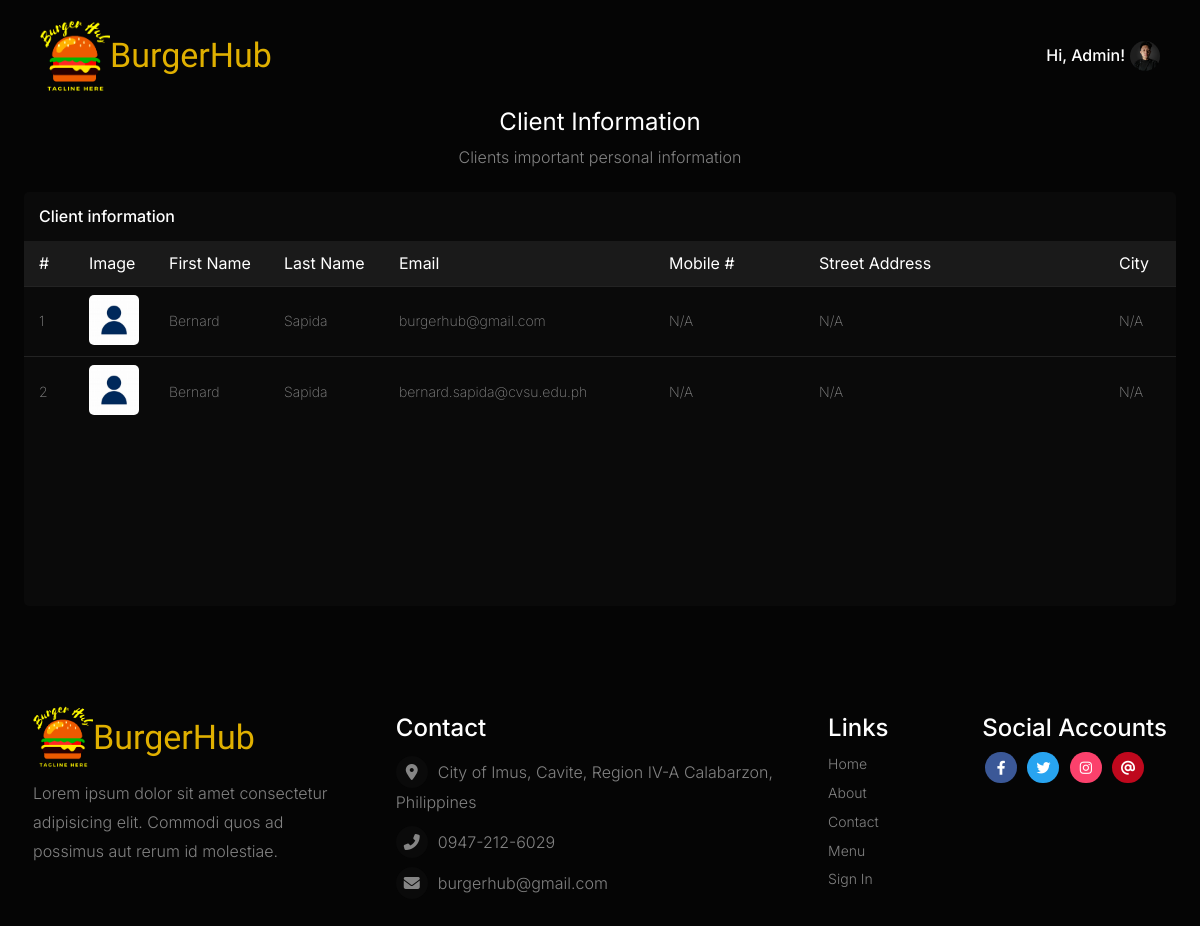
/admin_clients-info.php (signed in), run on the app's committed database.
### tables this page shows
CREATE TABLE `client_information` (
  `id` int(6) NOT NULL,
  `clientid` varchar(255) NOT NULL,
  `image` varchar(255) NOT NULL,
  `firstname` varchar(255) NOT NULL,
  `lastname` varchar(255) NOT NULL,
  `email` varchar(255) NOT NULL,
  `mobile` varchar(255) NOT NULL,
  `street address` varchar(255) NOT NULL,
  `city` varchar(255) NOT NULL,
  `barangay` varchar(255) NOT NULL
);

### admin_clients-info.php (the view, shortened to what this page needs)
<?php
    $connect = mysqli_connect("localhost", "root", "", "burgerhub");
    $sql_accounts = mysqli_query($connect, "SELECT * FROM client_information");
?>
<!DOCTYPE html>
<html lang="en">
<head>
    <link rel="stylesheet" href="css/admin_header.css">
    <link rel="stylesheet" href="css/admin_clients-info.css">
    <link rel="stylesheet" href="css/footer.css">
    <link rel="stylesheet" href="https://cdnjs.cloudflare.com/ajax/libs/font-awesome/6.1.1/css/all.min.css"/>
</head>
<body>
    <?php include_once 'header.php' ?>
    <main>
        <section class="section_tabular-accounts">
            <div class="container_tabular-header">
                <h1>Client Information</h1>
                <p>Clients important personal information</p>
            </div>
            <div class="container_tabular-accounts">
                <table>
                    <caption>Client information</caption>
                    <thead>
                        <tr>
                            <th class="client_number">#</th>
                            <th class="client_image">Image</th>
                            <th class="client_first-name">First Name</th>
                            <th class="client_last-name">Last Name</th>
                            <th class="client_email">Email</th>
                            <th class="client_mobile">Mobile #</th>
                            <th class="client_street-address">Street Address</th>
                            <th class="client_city">City</th>
                        </tr>
                    </thead>
                    <tbody>
                        <?php
                            while($row = mysqli_fetch_array($sql_accounts)) {
                                echo "<tr>";
                                    echo "<td>" . $row['id'] . "</td>";
                                    echo "<td><img src='profile/". $row['image'] ."' alt='Profile Image'></td>";
                                    echo "<td>" . $row['firstname'] . "</td>";
                                    echo "<td>" . $row['lastname'] . "</td>";
                                    echo "<td>" . $row['email'] . "</td>";
                                    echo "<td>" . (empty($row['mobile']) ? "N/A" : $row['mobile']) . "</td>";
                                    echo "<td>" . (empty($row['street address']) ? "N/A" : $row['street address']) . "</td>";
                                    echo "<td>" . (empty($row['city']) ? "N/A" : $row['city']) . "</td>";
                                echo "</tr>";
                            }
                        ?>
                    </tbody>
                </table>
            </div>
        </section>
    </main>
    <?php include_once 'global_footer.php' ?>
</body>
</html>

### header.php (shortened to what this page needs)
<?php
    if(empty($_SESSION["email"])){
        include_once "global_header.php";
    } else {
        if($_SESSION["type"] == "admin") {
            include_once "admin_header.php";
        } else {
            include_once "client_header.php";
        }
    }
?>

### admin_header.php (shortened to what this page needs)
<header class="header_burgerhub">
    <nav class="navigation_burgerhub">
        <div class="navigation_logo">
            <img src="images/logo/burger-logo.png" alt="BurgerHub Logo">
            <h1 class="restaurant-name">BurgerHub</h1>
        </div>
        <div class="navigation_right">
            <div class="navigation_profile">
                <p>Hi, Admin!</p>
                <img src="profile/admin.jpg" alt="Profile" id="img-profile">
            </div>
        </div>
    </nav>
</header>

### global_footer.php (shortened to what this page needs)
<footer class="footer_burgerhub">
    <section class="section_footer-description">
        <div class="footer_logo">
            <img src="images/logo/burger-logo.png" alt="">
            <h1 class="restaurant-name"> BurgerHub</h1>
        </div>
        <p>Lorem ipsum dolor sit amet consectetur adipisicing elit. Commodi quos ad possimus aut rerum id molestiae.</p>
    </section>
    <section class="section_footer-contact">
        <h1>Contact</h1>
        <p><span><i class="fa-solid fa-location-dot"></i></span>City of Imus, Cavite, Region IV-A Calabarzon, Philippines</p>
        <p><span><i class="fa-solid fa-phone-flip"></i></span>0947-212-6029</p>
        <p><span><i class="fa-solid fa-envelope"></i></span>burgerhub@gmail.com</p>
    </section>
    <section class="section_footer-links">
        <h1>Links</h1>
        <ul>
            <li><a href="home.php">Home</a></li>
            <li><a href="about.php">About</a></li>
            <li><a href="contact.php">Contact</a></li>
            <li><a href="menu.php">Menu</a></li>
            <li><a href="sigin.php">Sign In</a></li>
        </ul>
    </section>
    <section class="section_footer-accounts">
        <h1>Social Accounts</h1>
        <ul>
            <li><a href="https://www.facebook.com/wuzzupZo/" aria-label="Redirect to Bernard Sapida facebook account"><i class="fa-brands fa-facebook-f"></i></a></li>
            <li><a href="https://www.facebook.com/wuzzupZo/" aria-label="Redirect to Bernard Sapida facebook account"><i class="fa-brands fa-twitter"></i></a></li>
            <li><a href="https://www.facebook.com/wuzzupZo/" aria-label="Redirect to Bernard Sapida facebook account"><i class="fa-brands fa-instagram"></i></a></li>
            <li><a href="https://www.facebook.com/wuzzupZo/" aria-label="Redirect to Bernard Sapida facebook account"><i class="fa-solid fa-at"></i></a></li>
        </ul>
    </section>
</footer>

### css/admin_header.css (style rules this page uses)
:root { --primary-dark: hsl(0, 0%, 2%); --secondary-dark: hsl(0, 0%, 4%); --tertiary-dark: hsla(0, 0%, 3%, .9); --primary-light: hsl(0, 0%, 100%); --secondary-light: hsl(0, 0%, 100%, .5); --tertiary-light: hsl(0, 0%, 100%, .1); --gray: hsl(0, 0%, 8%); --table-head: hsl(0, 0%, 10%); --blue: hsl(230, 100%, 67%); --green: hsl(138, 51%, 55%); --yellow: hsl(47, 100%, 44%); --yellow-lighten: hsl(47, 100%, 54%); --danger-light: hsl(349, 80%, 54%); --danger: hsl(349, 100%, 54%); --twitter-light: hsl(203, 87%, 65%); --twitter: hsl(203, 87%, 55%); --facebook-light: hsl(221, 44%, 51%); --facebook: hsl(221, 44%, 41%); --instagram-light: hsl(346, 96%, 72%); --instagram: hsl(346, 96%, 62%); --email-light: hsl(353, 92%, 49%); --email: hsl(353, 92%, 39%); }
* { margin: 0; padding: 0; -webkit-box-sizing: border-box; box-sizing: border-box; color: var(--primary-light); font-family: 'Inter', 'Helvetica Neue', Arial, Helvetica, sans-serif; line-height: 1.8; font-weight: 500; }
body { position: relative; background: var(--primary-dark); overflow-x: hidden; }
body header.header_burgerhub { width: 100%; position: fixed; top: 0; left: 50%; -webkit-transform: translateX(-50%); transform: translateX(-50%); padding: 20px 40px; background-color: transparent; -webkit-transition: all 350ms ease-in-out; transition: all 350ms ease-in-out; z-index: 1; }
body header.header_burgerhub nav.navigation_burgerhub { margin: auto; max-width: 1350px; width: 100%; display: -webkit-box; display: -ms-flexbox; display: flex; -webkit-box-align: center; -ms-flex-align: center; align-items: center; -webkit-box-pack: justify; -ms-flex-pack: justify; justify-content: space-between; }
body header.header_burgerhub nav.navigation_burgerhub div.navigation_logo { display: -webkit-box; display: -ms-flexbox; display: flex; -webkit-box-align: center; -ms-flex-align: center; align-items: center; }
body header.header_burgerhub nav.navigation_burgerhub div.navigation_logo img { max-width: 70px; width: 100%; }
body header.header_burgerhub nav.navigation_burgerhub div.navigation_logo h1.restaurant-name { margin-bottom: 2px; font-family: 'Grenze Gotisch'; font-size: 34px; color: var(--yellow); line-height: 1; }
body header.header_burgerhub nav.navigation_burgerhub div.navigation_right { width: -webkit-max-content; width: -moz-max-content; width: max-content; display: -webkit-box; display: -ms-flexbox; display: flex; }
body header.header_burgerhub nav.navigation_burgerhub div.navigation_right div.navigation_profile { position: relative; display: -webkit-box; display: -ms-flexbox; display: flex; gap: 5px; }
body header.header_burgerhub nav.navigation_burgerhub div.navigation_right div.navigation_profile img { height: 30px; width: 30px; border-radius: 50%; cursor: pointer; }

### data on the page
client_information: id "1", image (placeholder picture), firstname "Bernard", lastname "Sapida", email "burgerhub@gmail.com", mobile "N/A", street address "N/A", city "N/A"
client_information: id "2", image (placeholder picture), firstname "Bernard", lastname "Sapida", email "bernard.sapida@cvsu.edu.ph", mobile "N/A", street address "N/A", city "N/A"
